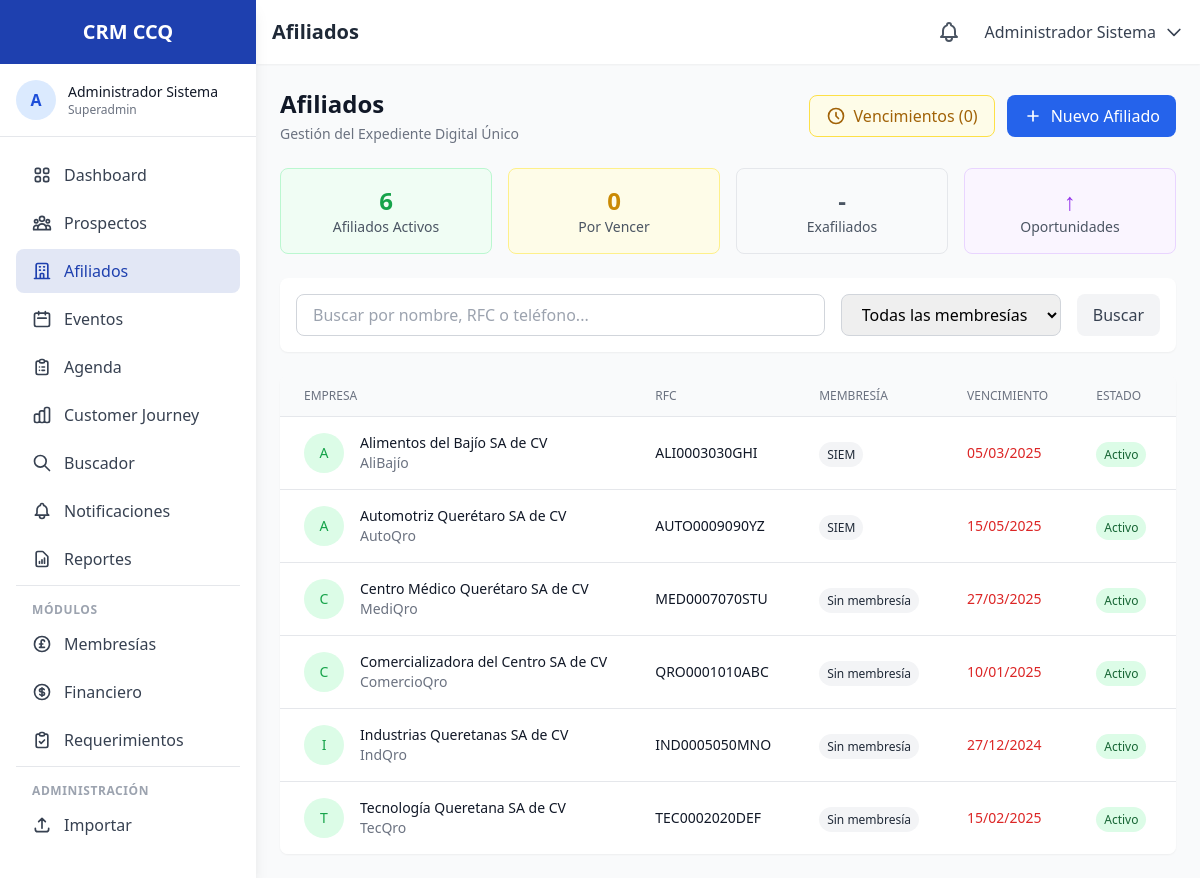
Screenshot of /afiliados (signed in) with the database file from the repository.
### tables this page shows
CREATE TABLE IF NOT EXISTS `affiliations` (
    `id` INT UNSIGNED AUTO_INCREMENT PRIMARY KEY,
    `contact_id` INT UNSIGNED NOT NULL,
    `membership_type_id` INT UNSIGNED NOT NULL,
    `affiliate_user_id` INT UNSIGNED COMMENT 'Usuario afiliador que realizó la venta',
    `affiliation_date` DATE NOT NULL,
    `expiration_date` DATE NOT NULL,
    `status` ENUM('active', 'expired', 'cancelled', 'pending_payment') DEFAULT 'active',
    `payment_status` ENUM('paid', 'pending', 'partial') DEFAULT 'pending',
    `amount` DECIMAL(10,2) NOT NULL,
    `payment_method` VARCHAR(50),
    `payment_reference` VARCHAR(100),
    `invoice_number` VARCHAR(50),
    `invoice_status` ENUM('invoiced', 'pending', 'not_required') DEFAULT 'pending',
    `notes` TEXT,
    `created_at` TIMESTAMP DEFAULT CURRENT_TIMESTAMP,
    `updated_at` TIMESTAMP DEFAULT CURRENT_TIMESTAMP ON UPDATE CURRENT_TIMESTAMP,
    FOREIGN KEY (`contact_id`) REFERENCES `contacts`(`id`) ON DELETE CASCADE,
    FOREIGN KEY (`membership_type_id`) REFERENCES `membership_types`(`id`),
    FOREIGN KEY (`affiliate_user_id`) REFERENCES `users`(`id`) ON DELETE SET NULL,
    INDEX `idx_expiration` (`expiration_date`),
    INDEX `idx_status` (`status`)
);

CREATE TABLE IF NOT EXISTS `contacts` (
    `id` INT UNSIGNED AUTO_INCREMENT PRIMARY KEY,
    `rfc` VARCHAR(13) UNIQUE,
    `whatsapp` VARCHAR(20),
    `contact_type` ENUM('afiliado', 'exafiliado', 'prospecto', 'nuevo_usuario', 'funcionario', 'publico_general', 'consejero_propietario', 'consejero_invitado', 'mesa_directiva') DEFAULT 'nuevo_usuario',
    `business_name` VARCHAR(255),
    `commercial_name` VARCHAR(255),
    `owner_name` VARCHAR(255),
    `legal_representative` VARCHAR(255),
    `corporate_email` VARCHAR(255),
    `phone` VARCHAR(20),
    `industry` VARCHAR(100),
    `niza_classification` VARCHAR(10),
    `products_sells` JSON COMMENT '4 principales productos que vende',
    `products_buys` JSON COMMENT '2 principales productos que compra',
    `discount_percentage` DECIMAL(5,2) DEFAULT 0,
    `commercial_address` TEXT,
    `fiscal_address` TEXT,
    `city` VARCHAR(100),
    `state` VARCHAR(100) DEFAULT 'Querétaro',
    `postal_code` VARCHAR(10),
    `google_maps_url` VARCHAR(500),
    `website` VARCHAR(255),
    `facebook` VARCHAR(255),
    `instagram` VARCHAR(255),
    `linkedin` VARCHAR(255),
    `twitter` VARCHAR(255),
    `whatsapp_sales` VARCHAR(20),
    `whatsapp_purchases` VARCHAR(20),
    `whatsapp_admin` VARCHAR(20),
    `profile_completion` TINYINT UNSIGNED DEFAULT 0 COMMENT 'Porcentaje de completitud 0-100',
    `completion_stage` ENUM('A', 'B', 'C') DEFAULT 'A',
    `assigned_affiliate_id` INT UNSIGNED COMMENT 'Afiliador asignado',
    `source_channel` ENUM('chatbot', 'alta_directa', 'evento_gratuito', 'evento_pagado', 'buscador', 'jefatura_comercial') DEFAULT 'alta_directa',
    `notes` TEXT,
    `is_validated` TINYINT(1) DEFAULT 0 COMMENT 'Para consejeros y mesa directiva',
    `validated_by` INT UNSIGNED,
    `created_at` TIMESTAMP DEFAULT CURRENT_TIMESTAMP,
    `updated_at` TIMESTAMP DEFAULT CURRENT_TIMESTAMP ON UPDATE CURRENT_TIMESTAMP,
    FOREIGN KEY (`assigned_affiliate_id`) REFERENCES `users`(`id`) ON DELETE SET NULL,
    FOREIGN KEY (`validated_by`) REFERENCES `users`(`id`) ON DELETE SET NULL,
    INDEX `idx_contact_type` (`contact_type`),
    INDEX `idx_rfc` (`rfc`),
    INDEX `idx_whatsapp` (`whatsapp`)
);

CREATE TABLE IF NOT EXISTS `membership_types` (
    `id` INT UNSIGNED AUTO_INCREMENT PRIMARY KEY,
    `name` VARCHAR(100) NOT NULL,
    `code` VARCHAR(20) NOT NULL UNIQUE,
    `price` DECIMAL(10,2) NOT NULL,
    `duration_days` INT DEFAULT 360,
    `benefits` JSON,
    `is_active` TINYINT(1) DEFAULT 1,
    `created_at` TIMESTAMP DEFAULT CURRENT_TIMESTAMP
);

### app/views/affiliates/index.php (the view, shortened to what the rows shown need)
<div class="space-y-6">
    <div class="flex flex-col sm:flex-row sm:items-center sm:justify-between">
        <div>
            <h2 class="text-2xl font-bold text-gray-900">Afiliados</h2>
        </div>
    </div>
    <div class="bg-white rounded-lg shadow-sm overflow-hidden">
        <div class="overflow-x-auto">
            <table class="min-w-full divide-y divide-gray-200">
                <thead class="bg-gray-50">
                    <tr>
                        <th class="px-6 py-3 text-left text-xs font-medium text-gray-500 uppercase">Empresa</th>
                        <th class="px-6 py-3 text-left text-xs font-medium text-gray-500 uppercase">RFC</th>
                        <th class="px-6 py-3 text-left text-xs font-medium text-gray-500 uppercase">Membresía</th>
                        <th class="px-6 py-3 text-left text-xs font-medium text-gray-500 uppercase">Vencimiento</th>
                        <th class="px-6 py-3 text-left text-xs font-medium text-gray-500 uppercase">Estado</th>
                        <th class="px-6 py-3 text-left text-xs font-medium text-gray-500 uppercase">Perfil</th>
                    </tr>
                </thead>
                <tbody class="bg-white divide-y divide-gray-200">
                    <?php if (empty($affiliates)): ?>
                    <tr>
                        <td colspan="7" class="px-6 py-12 text-center text-gray-500">
                            No hay afiliados registrados
                        </td>
                    </tr>
                    <?php else: ?>
                    <?php foreach ($affiliates as $affiliate):
                        $daysToExpire = $affiliate['expiration_date'] ?
                            floor((strtotime($affiliate['expiration_date']) - time()) / 86400) : null;
                        $expirationStatus = 'active';
                        if ($daysToExpire !== null) {
                            if ($daysToExpire < 0) $expirationStatus = 'expired';
                            elseif ($daysToExpire <= 30) $expirationStatus = 'warning';
                        }
                    ?>
                    <tr class="hover:bg-gray-50">
                        <td class="px-6 py-4 whitespace-nowrap">
                            <div class="flex items-center">
                                <div class="flex-shrink-0 h-10 w-10 bg-green-100 rounded-full flex items-center justify-center">
                                    <span class="text-green-600 font-medium text-sm">
                                        <?php echo substr($affiliate['business_name'] ?? 'A', 0, 1); ?>
                                    </span>
                                </div>
                                <div class="ml-4">
                                    <div class="text-sm font-medium text-gray-900">
                                        <?php echo htmlspecialchars($affiliate['business_name'] ?? ''); ?>
                                    </div>
                                    <div class="text-sm text-gray-500">
                                        <?php echo htmlspecialchars($affiliate['commercial_name'] ?? ''); ?>
                                    </div>
                                </div>
                            </div>
                        </td>
                        <td class="px-6 py-4 whitespace-nowrap text-sm text-gray-900">
                            <?php echo htmlspecialchars($affiliate['rfc'] ?? '-'); ?>
                        </td>
                        <td class="px-6 py-4 whitespace-nowrap">
                            <span class="px-2 py-1 text-xs font-medium rounded-full
                                <?php echo ($affiliate['membership_code'] ?? '') === 'PATROCINADOR' ? 'bg-purple-100 text-purple-800' :
                                          (($affiliate['membership_code'] ?? '') === 'PREMIER' ? 'bg-blue-100 text-blue-800' :
                                          'bg-gray-100 text-gray-800'); ?>">
                                <?php echo htmlspecialchars($affiliate['membership_name'] ?? 'Sin membresía'); ?>
                            </span>
                        </td>
                        <td class="px-6 py-4 whitespace-nowrap text-sm">
                            <?php if ($affiliate['expiration_date']): ?>
                            <span class="<?php echo $expirationStatus === 'expired' ? 'text-red-600' :
                                                   ($expirationStatus === 'warning' ? 'text-yellow-600' : 'text-gray-900'); ?>">
                                <?php echo date('d/m/Y', strtotime($affiliate['expiration_date'])); ?>
                            </span>
                            <?php else: ?>
                            <span class="text-gray-500">-</span>
                            <?php endif; ?>
                        </td>
                        <td class="px-6 py-4 whitespace-nowrap">
                            <span class="px-2 py-1 text-xs rounded-full
                                <?php echo ($affiliate['affiliation_status'] ?? '') === 'active' ? 'bg-green-100 text-green-800' : 'bg-red-100 text-red-800'; ?>">
                                <?php echo ($affiliate['affiliation_status'] ?? '') === 'active' ? 'Activo' : 'Inactivo'; ?>
                            </span>
                        </td>
                        <td class="px-6 py-4 whitespace-nowrap">
                        </td>
                    </tr>
                    <?php endforeach; ?>
                    <?php endif; ?>
                </tbody>
            </table>
        </div>
    </div>
</div>

### rows the page displays
affiliations: contact.business_name "A", contact.business_name "Alimentos del Bajío SA de CV", contact.commercial_name "AliBajío", contact.rfc "ALI0003030GHI", membership_type.name "SIEM", expiration_date "05/03/2025", status "Activo"
affiliations: contact.business_name "A", contact.business_name "Automotriz Querétaro SA de CV", contact.commercial_name "AutoQro", contact.rfc "AUTO0009090YZ", membership_type.name "SIEM", expiration_date "15/05/2025", status "Activo"
affiliations: contact.business_name "C", contact.business_name "Centro Médico Querétaro SA de CV", contact.commercial_name "MediQro", contact.rfc "MED0007070STU", membership_name "Sin membresía", expiration_date "27/03/2025", status "Activo"
affiliations: contact.business_name "C", contact.business_name "Comercializadora del Centro SA de CV", contact.commercial_name "ComercioQro", contact.rfc "QRO0001010ABC", membership_name "Sin membresía", expiration_date "10/01/2025", status "Activo"
affiliations: contact.business_name "I", contact.business_name "Industrias Queretanas SA de CV", contact.commercial_name "IndQro", contact.rfc "IND0005050MNO", membership_name "Sin membresía", expiration_date "27/12/2024", status "Activo"
affiliations: contact.business_name "T", contact.business_name "Tecnología Queretana SA de CV", contact.commercial_name "TecQro", contact.rfc "TEC0002020DEF", membership_name "Sin membresía", expiration_date "15/02/2025", status "Activo"

### other values shown
$siteName "CRM CCQ"
mb_substr($_SESSION['user_name'] ?? 'U', 0, 1, 'UTF-8') "A"
$_SESSION['user_name'] "Administrador Sistema"
$_SESSION['user_role'] "Superadmin"
$pageTitle "Afiliados"
$expiringCount "0"
count($affiliates) "6"
